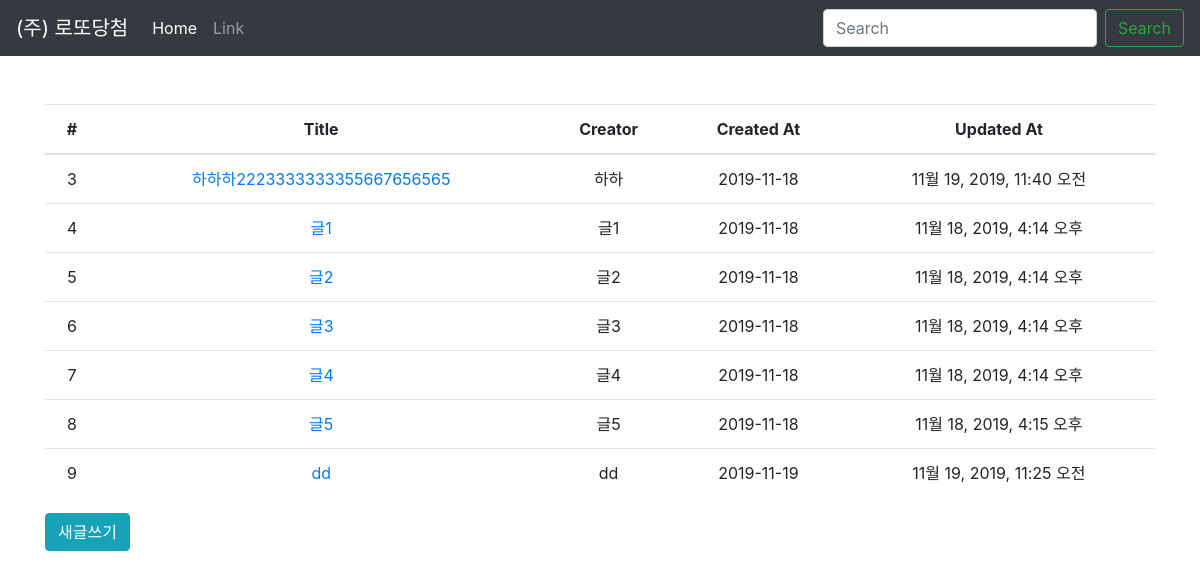
The app's page /articles/ with its own data.
### articles/models.py (models this page shows, shortened)
class Article(models.Model):
    title = models.CharField(max_length = 16)
    contents = models.TextField()
    creator = models.CharField(max_length = 8)
    created_at = models.DateTimeField(auto_now_add=True, null=True)
    updated_at = models.DateTimeField(auto_now=True, null=True)
    def datetime_to_string(self):
        return self.created_at.strftime('%Y-%m-%d')

### articles/views.py (the view)
# urls.py: path('', views.index, name='index'),
def index(request):
    articles = Article.objects.all()
    context = {
        'articles' : articles
    }
    return render(request, 'index.html', context)

### articles/templates/index.html
{% extends 'base.html' %}
{% block content %}
<div class="container">
    <table class="table text-center">
        <thead>
            <tr>
                <th scope="col">#</th>
                <th scope="col">Title</th>
                <th scope="col">Creator</th>
                <th scope="col">Created At</th>
                <th scope="col">Updated At</th>
            </tr>
        </thead>
        <tbody>
            {% for article in articles %}
                <tr>
                    <td>{{ article.id }}</td>
                    <td><a href="{% url 'articles:show' article.id %}">{{ article.title }}</a></td>
                    <td>{{ article.creator }}</td>
                    <td>{{ article.datetime_to_string }}</td>
                    <td>{{ article.updated_at }}</td>
                </tr>
            {% endfor %}
        </tbody>
    </table>
    <a href="{% url 'articles:new' %}" class="btn btn-info">새글쓰기</a>
</div>
{% endblock %}

### articles/templates/base.html (shortened to what this page needs)
<!DOCTYPE html>
<html lang="ko">
<head>
    <link rel="stylesheet" href="https://stackpath.bootstrapcdn.com/bootstrap/4.3.1/css/bootstrap.min.css">
</head>
<body>
    <header>
        <nav class="navbar navbar-expand-md navbar-dark bg-dark mb-5">
            <a class="navbar-brand" href="#">(주) 로또당첨</a>
            <div class="collapse navbar-collapse" id="navbarCollapse">
                <ul class="navbar-nav mr-auto">
                    <li class="nav-item active">
                        <a class="nav-link" href="/articles/">Home</a>
                    </li>
                    <li class="nav-item">
                        <a class="nav-link" href="#">Link</a>
                    </li>
                </ul>
                <form class="form-inline mt-2 mt-md-0">
                    <input class="form-control mr-sm-2" type="text" placeholder="Search" aria-label="Search">
                    <button class="btn btn-outline-success my-2 my-sm-0" type="submit">Search</button>
                </form>
            </div>
        </nav>
    </header>
    {% block content %}
    {% endblock %}
</body>
</html>

### records on screen
Article: id "3", title "하하하2223333333355667656565", creator "하하", datetime_to_string "2019-11-18", updated_at "11월 19, 2019, 11:40 오전"
Article: id "4", title "글1", creator "글1", datetime_to_string "2019-11-18", updated_at "11월 18, 2019, 4:14 오후"
Article: id "5", title "글2", creator "글2", datetime_to_string "2019-11-18", updated_at "11월 18, 2019, 4:14 오후"
Article: id "6", title "글3", creator "글3", datetime_to_string "2019-11-18", updated_at "11월 18, 2019, 4:14 오후"
Article: id "7", title "글4", creator "글4", datetime_to_string "2019-11-18", updated_at "11월 18, 2019, 4:14 오후"
Article: id "8", title "글5", creator "글5", datetime_to_string "2019-11-18", updated_at "11월 18, 2019, 4:15 오후"
Article: id "9", title "dd", creator "dd", datetime_to_string "2019-11-19", updated_at "11월 19, 2019, 11:25 오전"
